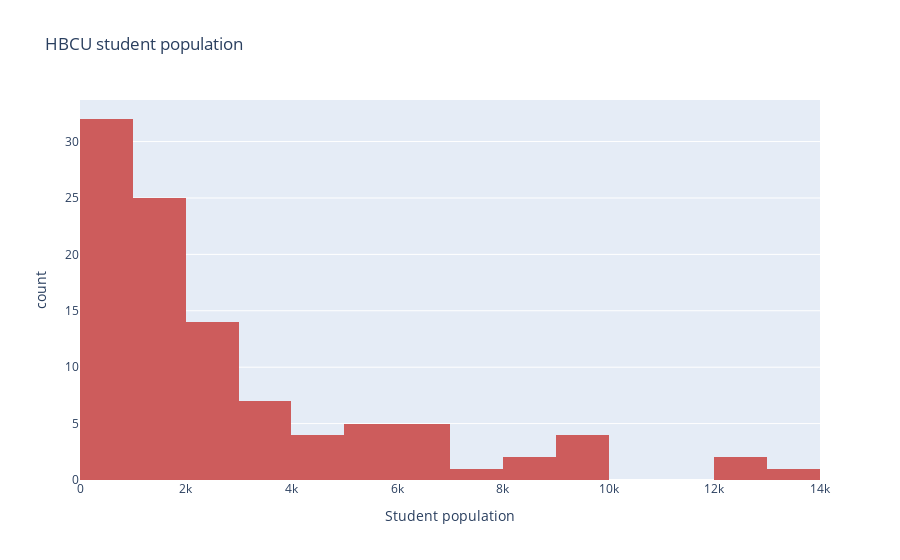

Notebook code cell kept with this figure:
### Code cell
#create histogram for student population
fig =px.histogram(df, x=df['Student population'], title='HBCU student population', color_discrete_sequence=['indianred']) 
fig.show()

### Figure 1 — Plotly figure (JSON) as saved in the notebook; plotly's stock layout.template omitted (floating-point values rounded to 4 significant figures)
{"data": [{"alignmentgroup": "True", "bingroup": "x", "hovertemplate": "Student population=%{x}<br>count=%{y}<extra></extra>", "legendgroup": "", "marker": {"color": "indianred", "pattern": {"shape": ""}}, "name": "", "offsetgroup": "", "orientation": "v", "showlegend": false, "type": "histogram", "x": [6007, 3828, 6334, 2933, 657, 53, 497, 1840, 168, 2727, 2968, 1306, 6275, 5434, 697, 1830, 4000, 197, 1783, 2006, 5826, 725, 1224, 1181, 2149, 6787, 1055, 9215, 1137, 2605, 4352, 5058, 1984, 3286, 1084, 12886, 1025, 193, 976, 6906, 729, 1093, 1726, 1010, 1903, 2919, 609, 1833, 1824, 839, 962, 1258, 1879, 2567, 891, 9101, 384, 5783, 13487, 7553, 1470, 310, 938, 769, 9056, 755, 1108, 2945, 50, 1067, 4166, 321, 237, 2649, 8226, 1950, 3154, 843, 88, 3102, 12653, 744, 903, 9218, 642, 8632, 677, 2570, 2387, 2518, 3577, 1636, 2138, 4648, 1860, 837, 507, 3785, 656, 698, 5004, 3419], "xaxis": "x", "yaxis": "y"}], "layout": {"barmode": "relative", "legend": {"tracegroupgap": 0}, "title": {"text": "HBCU student population"}, "xaxis": {"anchor": "y", "domain": [0, 1], "title": {"text": "Student population"}}, "yaxis": {"anchor": "x", "domain": [0, 1], "title": {"text": "count"}}}}
